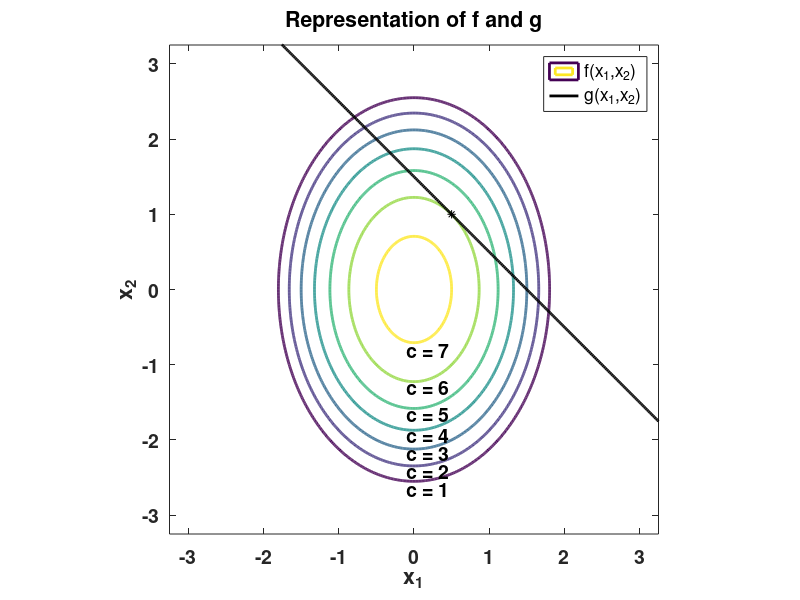

Write MATLAB code to recreate this figure. (Note: this script raises an error after producing the figure.)
%% Lagrange Multipliers

clc
clear 
close all

%% Mesh visualizaiton of Lagrange multipliers in optimization
 
% Initialize mesh
x = (-3.25:0.01:3.25);
y = (-3.25:0.01:3.25);
z = meshgrid(x,y);

f = zeros(size(z));
g = -x + 1.5;

for i =1:length(x) 
    for j = 1:length(y)
        f(i,j) = -x(i)^2 - 2*y(j)^2 + 7.5;
    end
end
 
figure()
contour(x, y, f, 1:10, 'Linewidth', 2); hold on;
plot(x , g, 'k', 'Linewidth', 2);
plot(0.5, 1, 'k*');

text(-0.1, -0.8, 'c = 7', 'FontSize', 14, 'FontWeight', 'bold');
text(-0.1, -1.3, 'c = 6', 'FontSize', 14, 'FontWeight', 'bold');
text(-0.1, -1.65, 'c = 5', 'FontSize', 14, 'FontWeight', 'bold');
text(-0.1, -1.93, 'c = 4', 'FontSize', 14, 'FontWeight', 'bold');
text(-0.1, -2.175, 'c = 3', 'FontSize', 14, 'FontWeight', 'bold');
text(-0.1, -2.41, 'c = 2', 'FontSize', 14, 'FontWeight', 'bold');
text(-0.1, -2.65, 'c = 1', 'FontSize', 14, 'FontWeight', 'bold');
hold off;

xlabel('x_1', 'FontSize', 14, 'FontWeight', 'bold');
ylabel('x_2', 'FontSize', 14, 'FontWeight', 'bold');
set(gca, 'FontSize', 14, 'FontWeight', 'bold');
axis equal;
xlim([-3.25 3.25])
ylim([-3.25 3.25])

title('Representation of f and g')
legend('f(x_1,x_2)','g(x_1,x_2)')
 
ax = gca;
ax.FontSize = 10; 

saveas(gcf, 'lagrange_multipliers_mesh.jpg');
saveas(gcf, 'lagrange_multipliers_mesh.fig');

%% Seperation planes with Lagrange multipliers in optimization

if (exist('output.txt', 'file'))
    delete('output.txt');
end

diary('output.txt');

% Test instance #1
X = [1 1; 0 1; 2 2; 1 2];
y = [1 -1 1 -1];

[exitflag, w, d, margin, dists, alphas, sv] = maxMarg_lagrange( X, y );

disp('Test instance #1.');
disp('-----------------');
if (exitflag ~= 1)
    disp('No solution found.');
    disp(' ');
else
    disp('Weight vector w = ');
    disp(w);
    disp('Distance d = ');
    disp(d);
    disp('Margin = ');
    disp(margin);
    disp('Distances = ');
    disp(dists);
    disp('Lagrange multipliers = ');
    disp(alphas);
    disp('Support vectors = ');
    disp(sv);
end

figure(1);
set(gcf, 'Units', 'normalized', 'OuterPosition', [0.05 0.05 0.9 0.9]);
plot(X([1 3], 1), X([1 3], 2), 'b.', 'MarkerSize', 23); hold on; 
plot(X([2 4], 1), X([2 4], 2), 'r.', 'MarkerSize', 23);
if (exitflag ~= 1)
    text(3, 3, 'No solution found.', 'FontSize', 16, 'FontWeight', 'bold');
else
    x1 = -0.25:0.01:5.25;
    x2 = -w(1)/w(2) * x1 - d/w(2);
    plot(x1, x2, 'k', 'LineWidth', 2);
end
xlabel('x_1', 'FontSize', 14, 'FontWeight', 'bold');
ylabel('x_2', 'FontSize', 14, 'FontWeight', 'bold');
title('Test instance #1', 'FontSize', 14, 'FontWeight', 'bold');
set(gca, 'FontSize', 14, 'FontWeight', 'bold');
axis equal;
xlim([-0.25 5.25]);
ylim([-0.25 5.25]);
grid on;

saveas(gcf, 'lagrange_multipliers_1.jpg');
saveas(gcf, 'lagrange_multipliers_1.fig');

% Test instance #2
X = [0 1; 1 1; 2 2; 1 2];
y = [1 -1 1 -1];

[exitflag, w, d, margin, dists, alphas, sv] = maxMarg_lagrange( X, y );

disp('Test instance #2.');
disp('-----------------');
if (exitflag ~= 1)
    disp('No solution found.');
    disp(' ');
else
    disp('Weight vector w = ');
    disp(w);
    disp('Distance d = ');
    disp(d);
    disp('Margin = ');
    disp(margin);
    disp('Distances = ');
    disp(dists);
    disp('Lagrange multipliers = ');
    disp(alphas);
    disp('Support vectors = ');
    disp(sv);
end

figure(2);
set(gcf, 'Units', 'normalized', 'OuterPosition', [0.05 0.05 0.9 0.9]);
plot(X([1 3], 1), X([1 3], 2), 'b.', 'MarkerSize', 23); hold on;
plot(X([2 4], 1), X([2 4], 2), 'r.', 'MarkerSize', 23);
if (exitflag ~= 1)
    text(3, 3, 'No solution found.', 'FontSize', 16, 'FontWeight', 'bold');
else
    x1 = -0.25:0.01:5.25;
    x2 = -w(1)/w(2) * x1 - d/w(2);
    plot(x1, x2, 'k', 'LineWidth', 2);
end
hold off;
xlabel('x_1', 'FontSize', 14, 'FontWeight', 'bold');
ylabel('x_2', 'FontSize', 14, 'FontWeight', 'bold');
title('Test instance #2', 'FontSize', 14, 'FontWeight', 'bold');
set(gca, 'FontSize', 14, 'FontWeight', 'bold');
axis equal;
xlim([-0.25 5.25]);
ylim([-0.25 5.25]);
grid on;

saveas(gcf, 'lagrange_multipliers_2.jpg');
saveas(gcf, 'lagrange_multipliers_2.fig');

% Test instance #3
X = [1 1; 0 1; 2 2; 1 2.5];
y = [1 -1 1 -1];

[exitflag, w, d, margin, dists, alphas, sv] = maxMarg_lagrange( X, y );

disp('Test instance #3.');
disp('-----------------');
if (exitflag ~= 1)
    disp('No solution found.');
    disp(' ');
else
    disp('Weight vector w = ');
    disp(w);
    disp('Distance d = ');
    disp(d);
    disp('Margin = ');
    disp(margin);
    disp('Distances = ');
    disp(dists);
    disp('Lagrange multipliers = ');
    disp(alphas);
    disp('Support vectors = ');
    disp(sv);
end

figure(3);
set(gcf, 'Units', 'normalized', 'OuterPosition', [0.05 0.05 0.9 0.9]);
plot(X([1 3], 1), X([1 3], 2), 'b.', 'MarkerSize', 23); hold on; 
plot(X([2 4], 1), X([2 4], 2), 'r.', 'MarkerSize', 23);
if (exitflag ~= 1)
    text(3, 3, 'No solution found.', 'FontSize', 16, 'FontWeight', 'bold');
else
    x1 = -0.25:0.01:5.25;
    x2 = -w(1)/w(2) * x1 - d/w(2);
    plot(x1, x2, 'k', 'LineWidth', 2);
end
xlabel('x_1', 'FontSize', 14, 'FontWeight', 'bold');
ylabel('x_2', 'FontSize', 14, 'FontWeight', 'bold');
title('Test instance #3', 'FontSize', 14, 'FontWeight', 'bold');
set(gca, 'FontSize', 14, 'FontWeight', 'bold');
axis equal;
xlim([-0.25 5.25]);
ylim([-0.25 5.25]);
grid on;

saveas(gcf, 'lagrange_multipliers_3.jpg');
saveas(gcf, 'lagrange_multipliers_3.fig');

diary off; 